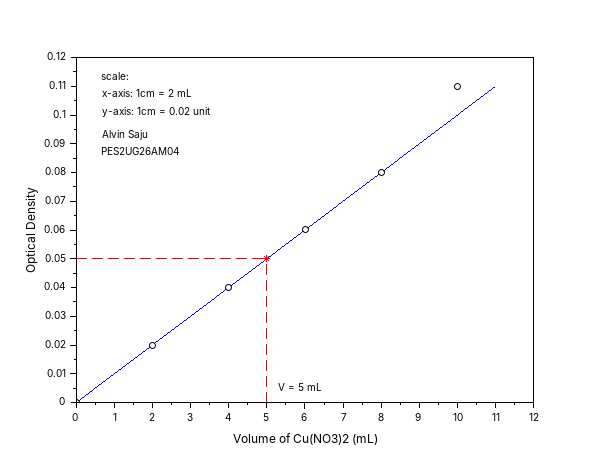
#> input picture lab1/copper_colorimetry.png, 610 x 460 px
$ python grade.py ../lab1/copper_colorimetry.png ../lab1/copper_colorimetry.png
#> lines starting #> are read from the running program, lines starting #| are printed output that depends on the picture
import sys
import numpy as np
from PIL import Image, ImageFilter

src, dst = sys.argv[1], sys.argv[2]
img = Image.open(src).convert("RGB")
W, H = img.size
#> W = 610; H = 460

# light denoise on the night noise before grading
img = img.filter(ImageFilter.MedianFilter(3))
x = np.asarray(img).astype(np.float32) / 255.0


def _box(a, r, axis):
    # running-mean box filter with edge padding
    pad = [(0, 0)] * a.ndim
    pad[axis] = (r + 1, r)
    p = np.pad(a, pad, mode="edge")
    c = np.cumsum(p, axis=axis, dtype=np.float64)
    hi = np.take(c, np.arange(2 * r + 1, c.shape[axis]), axis=axis)
    lo = np.take(c, np.arange(0, c.shape[axis] - 2 * r - 1), axis=axis)
    return ((hi - lo) / (2 * r + 1)).astype(np.float32)


def blur(arr, sigma):
    """Approximate Gaussian blur (3 box passes) on a float HxW or HxWxC array."""
    # box radius giving the requested sigma over 3 passes
    r = max(1, int(round((np.sqrt(4 * sigma * sigma + 1) - 1) / 2)))
    out = arr.astype(np.float32)
    for _ in range(3):
        out = _box(out, r, 0)
        out = _box(out, r, 1)
    return out


def lum(a):
    return a[..., 0] * 0.2126 + a[..., 1] * 0.7152 + a[..., 2] * 0.0722


def smooth(e0, e1, v):
    t = np.clip((v - e0) / (e1 - e0), 0, 1)
    return t * t * (3 - 2 * t)


# --- 1. Exposure + local contrast (clarity) ---------------------------------
x = np.clip(x * 1.08, 0, 1)
L = lum(x)
base = blur(L, 40)
#> the loop in blur, `for _ in range(3):` made 3 passes
#> pass 1, in _box, `hi = np.take(c, np.arange(2 * r + 1, c.shape[axis]), axis=axis)`:
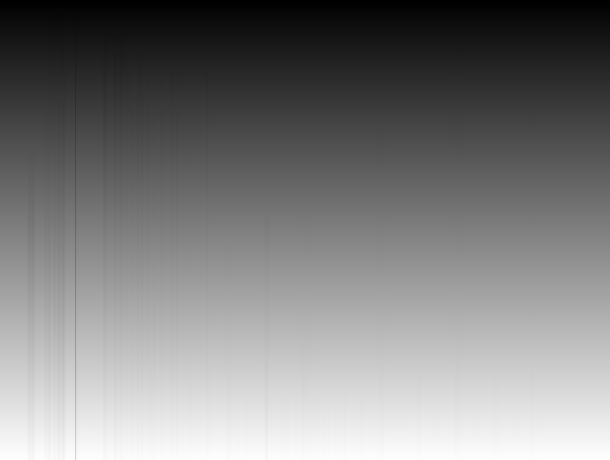
#> hi: shape (460, 610) float64; min 82, max 541, mean 310.6; drawn with min black and max white
detail = L - base
L2 = np.clip(base + detail * 1.45, 0, 1)
x = x * ((L2 + 1e-4) / (L + 1e-4))[..., None]
x = np.clip(x, 0, 1)

# --- 2. Green foliage -> cooler, deeper emerald (less sickly yellow) ---------
r, g, b = x[..., 0], x[..., 1], x[..., 2]
greenish = np.clip((g - b) * 3.0, 0, 1) * np.clip((g - r * 0.85) * 4.0 + 0.5, 0, 1)
#> greenish: shape (460, 610) float32; every value is 0
new_r = r * (1 - 0.30 * greenish)
new_g = g * (1 - 0.12 * greenish)
new_b = b + (g - b) * 0.30 * greenish
x = np.stack([new_r, new_g, new_b], -1)

# --- 3. Tone curve: deep blacks w/ slight matte lift, rolled highlights ------
L = lum(x)
pts_in = np.array([0.0, 0.04, 0.15, 0.35, 0.60, 0.85, 1.0])
pts_out = np.array([0.025, 0.035, 0.12, 0.36, 0.66, 0.89, 0.98])
Lc = np.interp(L, pts_in, pts_out)
x = x * ((Lc + 1e-4) / (L + 1e-4))[..., None]
x = np.clip(x, 0, 1)

# --- 4. Split tone: teal/blue shadows, amber highlights ----------------------
L = lum(x)
sh = (1 - smooth(0.0, 0.45, L))[..., None]
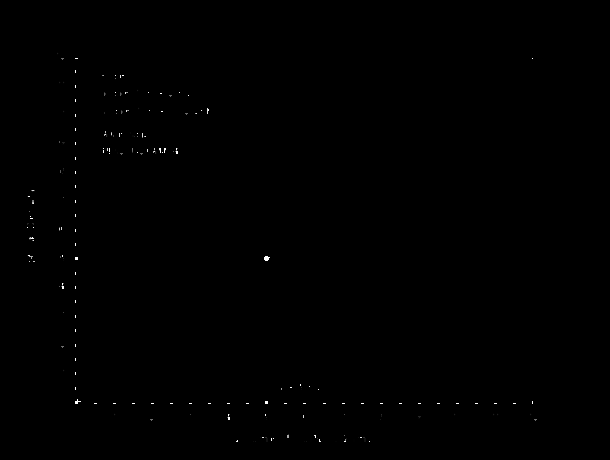
#> sh: shape (460, 610, 1) float64; min 0, max 1, mean 0.0015
hi = smooth(0.35, 0.9, L)[..., None]
shadow_tint = np.array([-0.020, 0.008, 0.045])
high_tint = np.array([0.060, 0.022, -0.045])
x = x + sh * shadow_tint * 0.9 + hi * high_tint
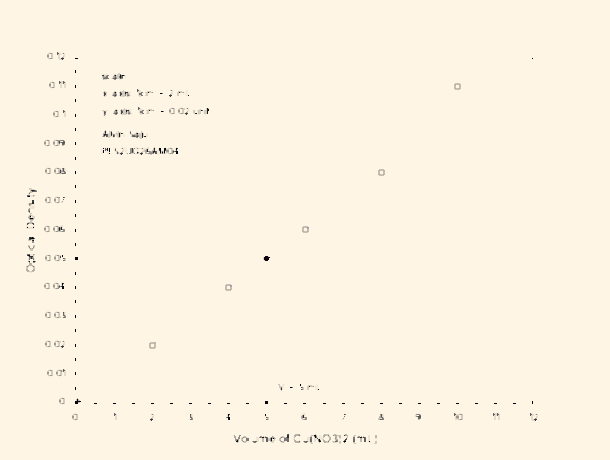
#> x: shape (460, 610, 3) float64; mean of channels 0, 1, 2 1.04, 0.998, 0.931; drawn with min black and max white
x = np.clip(x, 0, 1)

# --- 5. Sky: richer, deeper blue (top-right region, bluish pixels) -----------
yy, xx = np.mgrid[0:H, 0:W].astype(np.float32)
r, g, b = x[..., 0], x[..., 1], x[..., 2]
blueness = np.clip((b - np.maximum(r, g)) * 6, 0, 1)
sky_zone = smooth(0.75, 0.35, yy / H)  # stronger toward the top
sky = (blueness * sky_zone)[..., None]
deep_blue = x * np.array([0.72, 0.82, 1.08])
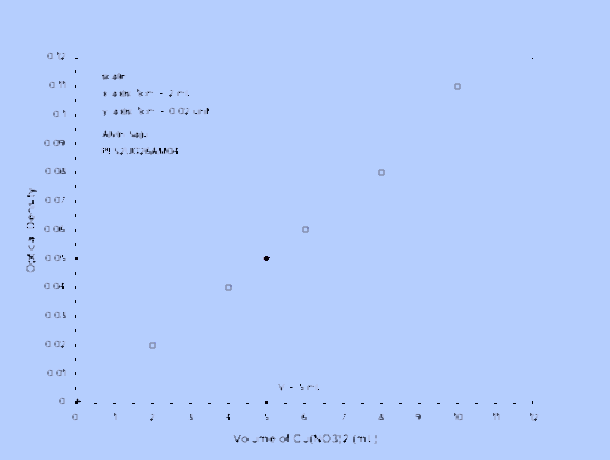
#> deep_blue: shape (460, 610, 3) float64; mean of channels 0, 1, 2 0.717, 0.816, 1.01; drawn with min black and max white
x = x * (1 - sky * 0.7) + deep_blue * (sky * 0.7)
x = np.clip(x, 0, 1)

# --- 6. Vibrance (protect already-saturated & skin-ish tones) ----------------
mx = x.max(-1, keepdims=True)
mn = x.min(-1, keepdims=True)
sat = (mx - mn) / (mx + 1e-4)
L = lum(x)[..., None]
amount = 0.35 * (1 - sat)
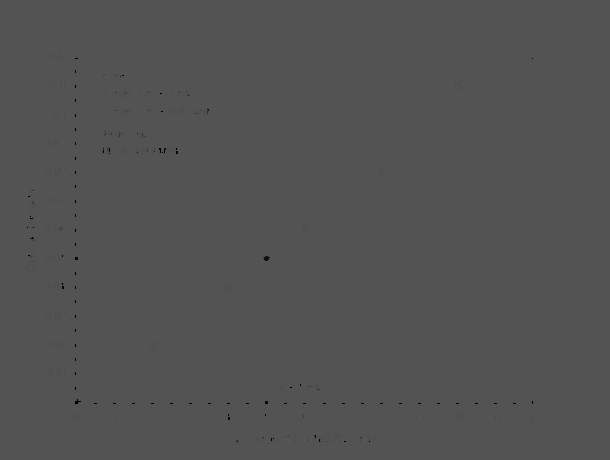
#> amount: shape (460, 610, 1) float64; min 0.000455, max 0.35, mean 0.327
x = L + (x - L) * (1 + amount)
x = np.clip(x, 0, 1)

# --- 7. Bloom / glow around the street lamps ---------------------------------
L = lum(x)
bright = np.clip((L - 0.62) / 0.38, 0, 1)[..., None] * x
glow_small = blur(bright, 18)
#> the loop in blur (call 2), `for _ in range(3):` made 3 passes
#> pass 1, in _box (call 7), `p = np.pad(a, pad, mode="edge")`:
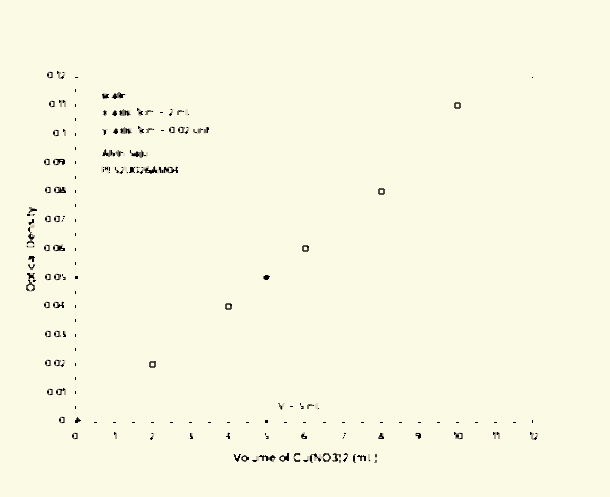
#> p: shape (497, 610, 3) float32; mean of channels 0, 1, 2 0.975, 0.975, 0.896; drawn as R, G, B
#> pass 1, in _box (call 7), `c = np.cumsum(p, axis=axis, dtype=np.float64)`:
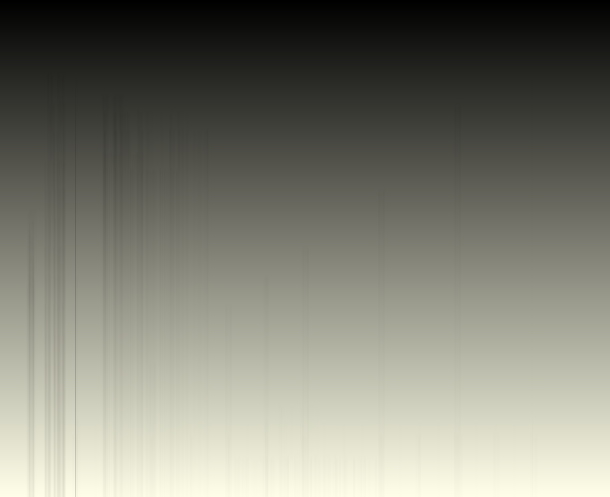
#> c: shape (497, 610, 3) float64; mean of channels 0, 1, 2 243.3, 243.2, 222.6; drawn with min black and max white
glow_big = blur(bright, 90)
glow = glow_small * 0.85 + glow_big * 1.2
glow = glow * np.array([1.0, 0.78, 0.48])  # warm sodium glow
x = 1 - (1 - x) * (1 - np.clip(glow, 0, 1))  # screen blend

# --- 8. Warm the wet road reflections a touch --------------------------------
road = smooth(0.62, 0.85, yy / H)[..., None]
L = lum(x)[..., None]
x = x + road * smooth(0.25, 0.7, L) * np.array([0.03, 0.012, -0.02])
x = np.clip(x, 0, 1)

# --- 9. Vignette (elliptical, soft) -----------------------------------------
cx, cy = W * 0.58, H * 0.48
#> cx = 353.8; cy = 220.8
d = np.sqrt(((xx - cx) / (W * 0.62)) ** 2 + ((yy - cy) / (H * 0.62)) ** 2)
vig = 1 - 0.55 * smooth(0.55, 1.35, d)
x = x * vig[..., None]

# --- 10. Gentle sharpening on the subject/mid-ground -------------------------
out = Image.fromarray((np.clip(x, 0, 1) * 255 + 0.5).astype(np.uint8))
out = out.filter(ImageFilter.UnsharpMask(radius=2.2, percent=70, threshold=3))
x = np.asarray(out).astype(np.float32) / 255.0

# --- 11. Fine film grain (luma, stronger in mids) ----------------------------
rng = np.random.default_rng(7)
noise = rng.normal(0, 1, (H, W)).astype(np.float32)
noise = blur(noise * 0.5 + 0.5, 0.7) * 2 - 1
L = lum(x)
grain_amt = 0.018 * (1 - np.abs(L - 0.4) * 1.4).clip(0.2, 1)
x = x + (noise * grain_amt)[..., None]

out = Image.fromarray((np.clip(x, 0, 1) * 255 + 0.5).astype(np.uint8))
out.save(dst, quality=95, subsampling=0)
print("saved", dst, out.size)
#| saved ../lab1/copper_colorimetry.png (610, 460)
